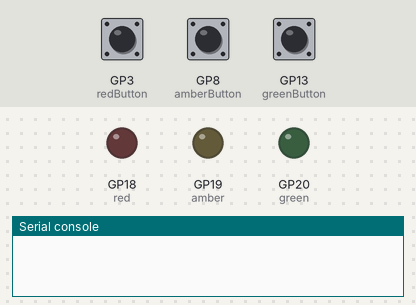
A program run on a simulated Raspberry Pi Pico running MicroPython. Parts: output pins drawn as LEDs (lit = HIGH), the last lines printed to the serial console. The inputs (shaded band) are chosen by the test bench; at power-on: GP3 (redButton) LOW, GP8 (amberButton) LOW, GP13 (greenButton) LOW.

Above: at 1.2 s.
1.3 s: GP3 (redButton) pulled HIGH for 1 s
At 3.0 s:
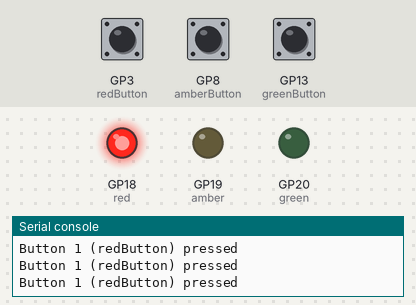
3.8 s: GP8 (amberButton) pulled HIGH for 3.2 s
At 8.1 s:
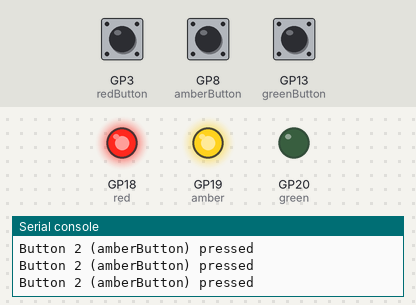
8.5 s: GP13 (greenButton) pulled HIGH for 0.35 s
At 9.5 s:
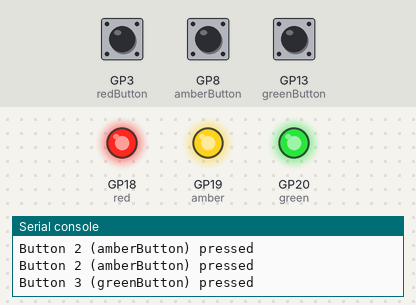
10.3 s: GP3 (redButton) pulled HIGH for 0.35 s
At 10.9 s:
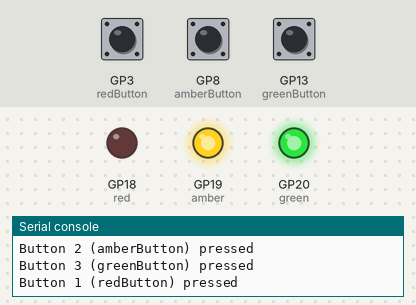
12.1 s: GP8 (amberButton) pulled HIGH for 0.35 s
At 13.4 s:
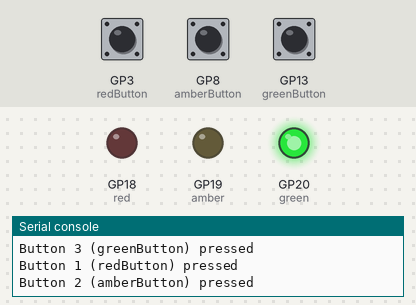
13.9 s: GP3 (redButton) pulled HIGH for 0.35 s
At 14.8 s:
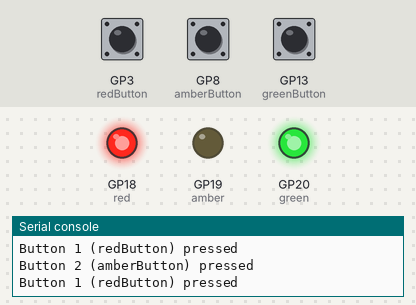
Timing chart, 0 to 16.7 s (numbered marks = the images above; inputs shaded):
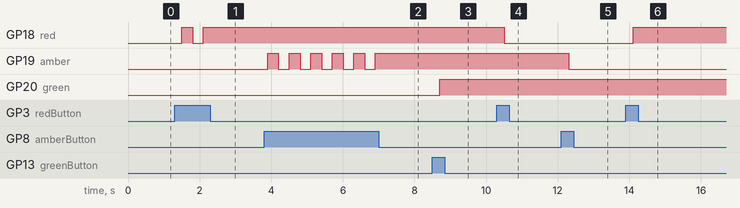

Measured:
- after the input at 1.3 s, GP18 (red): LOW → HIGH after 0.20 s, → LOW 0.30 s later, → HIGH 0.30 s later
- after the input at 3.8 s, GP19 (amber): alternates HIGH for 0.30 s and LOW for 0.30 s, 11 changes in all, then stays HIGH, starting after 0.10 s
- after the input at 8.5 s, GP20 (green): LOW → HIGH after 0.21 s
- after the input at 10.3 s, GP18 (red): HIGH → LOW after 0.21 s
- after the input at 12.1 s, GP19 (amber): HIGH → LOW after 0.21 s
- after the input at 13.9 s, GP18 (red): LOW → HIGH after 0.21 s

The program:

03-pico-advent-d03-p05.py
```python
# Imports
from machine import Pin
import time

# Set up our button names and GPIO pin numbers
# Also set pins as inputs and use pull downs
greenButton = Pin(13, Pin.IN, Pin.PULL_DOWN)
amberButton = Pin(8, Pin.IN, Pin.PULL_DOWN)
redButton = Pin(3, Pin.IN, Pin.PULL_DOWN)

# Set up our LED names and GPIO pin numbers
red = Pin(18, Pin.OUT)
amber = Pin(19, Pin.OUT)
green = Pin(20, Pin.OUT)

#Start with All Off
red.value(0) # red LED off
amber.value(0) # amber LED off
green.value(0) # green LED off

while True: # Loop forever

    time.sleep(0.3) # Short delay

    if redButton.value() == 1: #If button 1 (redButton) is pressed

        print("Button 1 (redButton) pressed")

        red.toggle() # Toggle Red LED on/off

    elif amberButton.value() == 1: # If button 2 (amberButton) is pressed

        print("Button 2 (amberButton) pressed")

        amber.toggle() # Toggle Amber LED on/off

    elif greenButton.value() == 1: # If button 3 (greenButton) is pressed

        print("Button 3 (greenButton) pressed")

        green.toggle() # Toggle Green LED on/off
```
